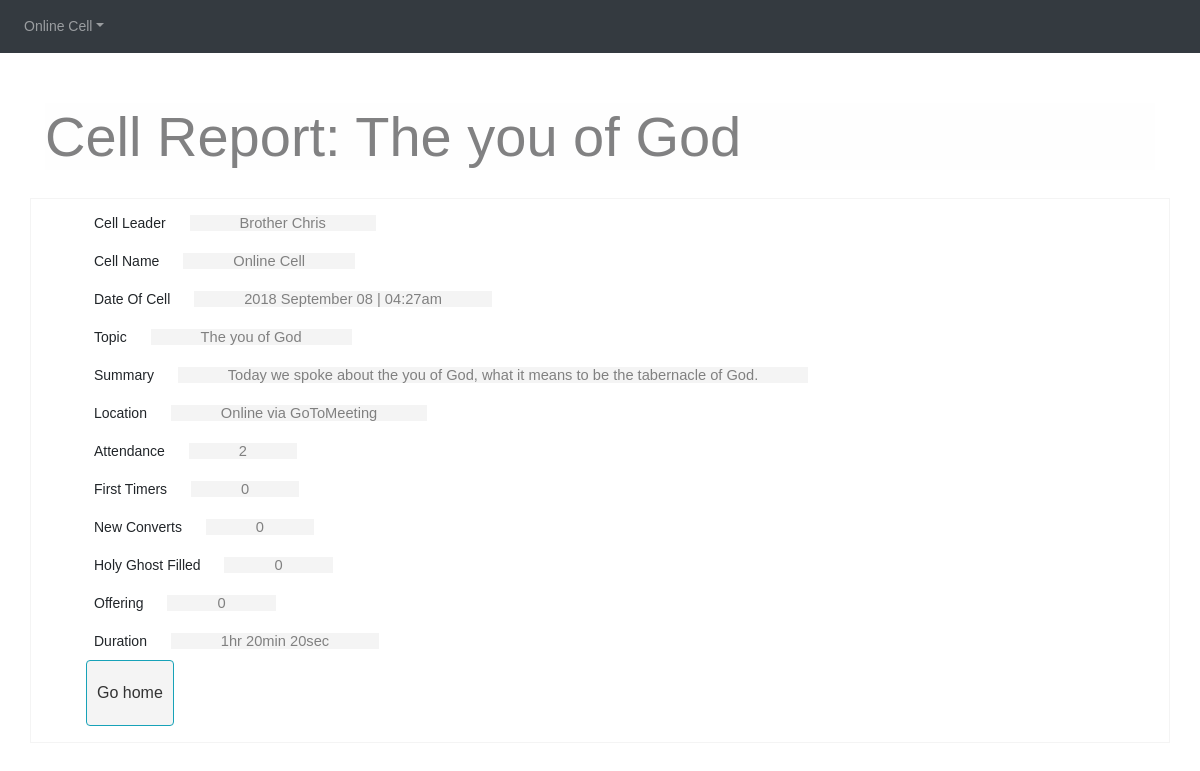
Screenshot of /report.php?report=1 (signed in) with the database file from the repository.
### tables this page shows
CREATE TABLE `reports` (
  `id` int(11) NOT NULL,
  `cell_name` varchar(255) NOT NULL,
  `date` timestamp NOT NULL DEFAULT CURRENT_TIMESTAMP,
  `attendance` int(11) NOT NULL,
  `first_timers` int(11) NOT NULL,
  `new_converts` int(11) NOT NULL,
  `topic` varchar(255) NOT NULL,
  `location` varchar(255) NOT NULL,
  `holy_ghost_filled` int(11) NOT NULL,
  `offering` int(11) NOT NULL,
  `summary` text NOT NULL,
  `duration` varchar(255) NOT NULL DEFAULT '1hr 20min 20sec'
);

### report.php (the view, shortened to what this page needs)
<?php require "db.php"; ?>
<?php
  if ($_SESSION["logged_in"] == false){
    header("Location: ".ROOT_URL);
  }else{
    $id = $_GET["report"];
    $sql = "SELECT * FROM reports WHERE id= :id";
    $stmt = $pdo->prepare($sql);
    $stmt->execute(['id' => $id]);
    if ($stmt){
      $report = $stmt->fetch();
    }
  }
?>
<?php include "header.php";?>
    <div class="container pad-top">
      <h5 class="display-4 alert-light"> Cell Report: <?php echo $report->topic; ?></h5>
    </div>
    <div class="container my-report">
      <ul>
        <li>Cell Leader <span class="report-value"> <?php echo $_SESSION["leader"]; ?> </span> </li>
        <li>Cell Name <span class="report-value"> <?php echo $report->cell_name; ?> </span> </li>
        <li>Date Of Cell <span class="report-value"> <?php echo Date("Y F d | h:ia", strtotime($report->date)); ?> </span></li>
        <li>Topic <span class="report-value"> <?php echo $report->topic; ?> </span></li>
        <li>Summary <span class="report-value">  <?php echo $report->summary; ?> </span></li>
        <li>Location <span class="report-value">  <?php echo $report->location; ?> </span></li>
        <li>Attendance <span class="report-value">  <?php echo $report->attendance; ?> </span></li>
        <li>First Timers <span class="report-value">  <?php echo $report->first_timers; ?> </span></li>
        <li>New Converts <span class="report-value">  <?php echo $report->new_converts; ?> </span></li>
        <li>Holy Ghost Filled <span class="report-value">  <?php echo $report->holy_ghost_filled; ?> </span></li>
        <li>Offering <span class="report-value"> <?php echo $report->offering; ?> </span></li>
        <li>Duration <span class="report-value"> <?php echo $report->duration; ?> </span></li>
        <a href="<?php echo WELCOME; ?>" class="btn btn-outline-info">Go home</a>
      </ul>
    </div>
  </body>
<?php include "footer.php" ?>

### css/style.css (style rules this page uses)
.btn { padding: 20px 10px; background: #f4f4f4; color: #333; }
.pad-top { padding-top: 50px; padding-bottom: 20px; }
.my-report ul li { list-style: none; padding: 8px; }
.my-report { padding-top: 5px; border: 1pt solid #f4f4f4; }
.report-value { font-size: 11pt; margin-left: 20px; padding: 0px 50px; background: #f4f4f4; color: grey; font-weight: lighter; }
body { font-family: Arial, Helvetica, sans-serif; font-size: 10.5pt; }
a { color: #333; }

### rows the page displays
reports: topic "The you of God", cell_name "Online Cell", date "2018 September 08 | 04:27am", summary "Today we spoke about the you of God, what it means to be the tabernacle of God.", location "Online via GoToMeeting", attendance "2", first_timers "0", new_converts "0", holy_ghost_filled "0", offering "0", duration "1hr 20min 20sec"

### other values shown
$_SESSION["username"] "Online Cell"
$_SESSION["leader"] "Brother Chris"
